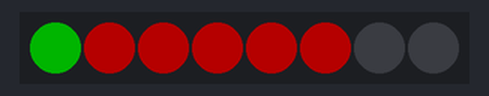
The sketch below on a simulated Arduino Uno, built with avr-gcc and run on an emulated ATmega328P. On the bench: 8 RGB LEDs in strip order, left to right. Dim RGB values are drawn brighter than linear.

Above: at 0.3 s.
At 0.7 s:
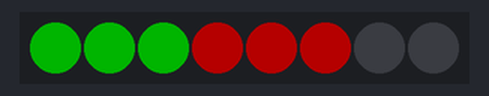
At 1.3 s:
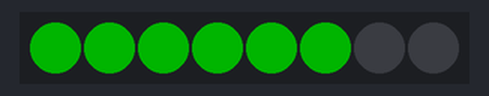
At 1.7 s:
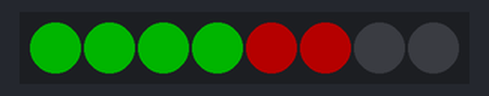
At 2.1 s:
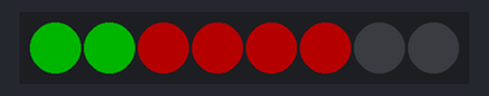
At 2.5 s:
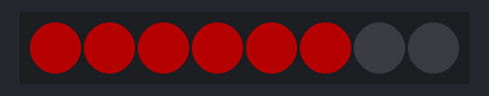
Timing chart, 0 to 40.0 s (numbered marks = the images above):
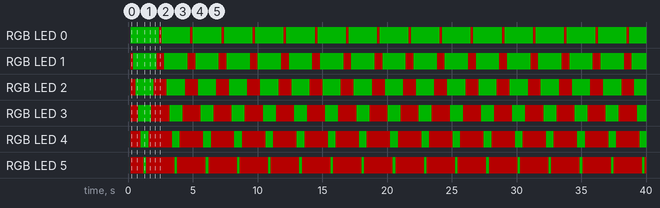

Measured:
- by itself, RGB LED 0: alternates RGB(64, 0, 0) for 0.20 s and RGB(0, 64, 0) for 2.2 s
- by itself, RGB LED 1: repeats every 2.4 s: RGB(0, 64, 0) 1.8 s, RGB(64, 0, 0) 0.60 s
- by itself, RGB LED 2: repeats every 2.4 s: RGB(0, 64, 0) 1.4 s, RGB(64, 0, 0) 1.0 s
- by itself, RGB LED 3: repeats every 2.4 s: RGB(0, 64, 0) 1.0 s, RGB(64, 0, 0) 1.4 s
- by itself, RGB LED 4: repeats every 2.4 s: RGB(0, 64, 0) 0.60 s, RGB(64, 0, 0) 1.8 s
- by itself, RGB LED 5: repeats every 2.4 s: RGB(0, 64, 0) 0.20 s, RGB(64, 0, 0) 2.2 s

The sketch:

led_hp.ino
```cpp
#include <Adafruit_NeoPixel.h>
#define LED_PIN            6
#define MAX_LED_VALUE      64
#define NUM_LEDS           8

Adafruit_NeoPixel pixels = Adafruit_NeoPixel(8, LED_PIN, NEO_GRB + NEO_KHZ800);

void show_hp(int hp, int maxhp=NUM_LEDS)
{
  uint32_t green = pixels.Color(0,MAX_LED_VALUE,0);
  uint32_t red   = pixels.Color(MAX_LED_VALUE,0,0);
  uint32_t off   = pixels.Color(0,0,0);

  for(int i=0;i<hp;i++)
  {
    pixels.setPixelColor(i, green);
  }
  for(int i=hp;i<maxhp;i++)
  {
    pixels.setPixelColor(i, red);
  }
  for(int i=maxhp;i<NUM_LEDS;i++)
  {
    pixels.setPixelColor(i, off);
  }
  pixels.show();
}

void setup() {
  pixels.begin(); // NeoPixel init

}

int current_hp=0;
int dir = 1;

void loop() {
  delay(200);
  current_hp+=dir;
  if(current_hp==6)
  {
    dir=-1;
  }
  if(current_hp==0)
  {
    dir=1;
  }
  show_hp(current_hp, 6);
}
```
